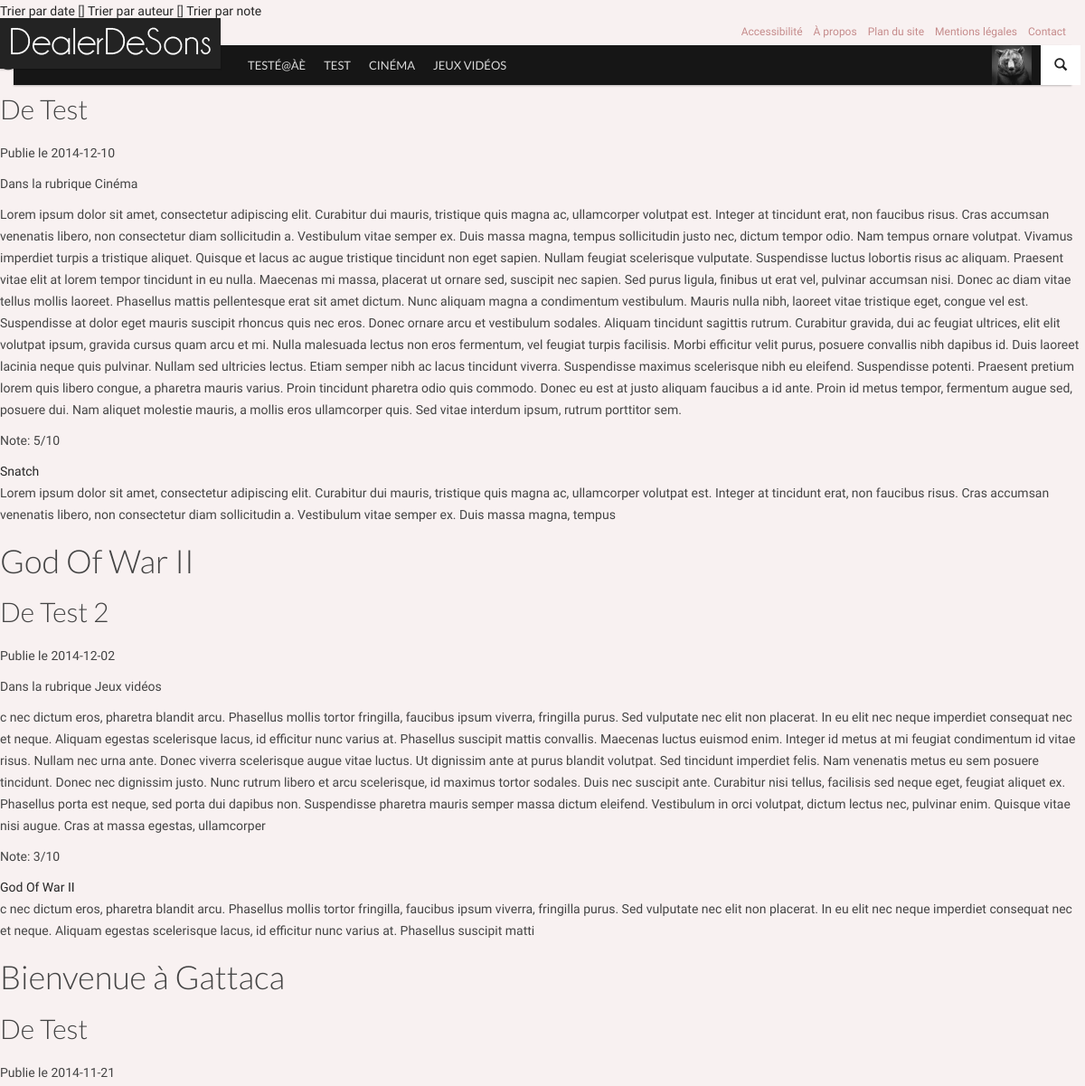
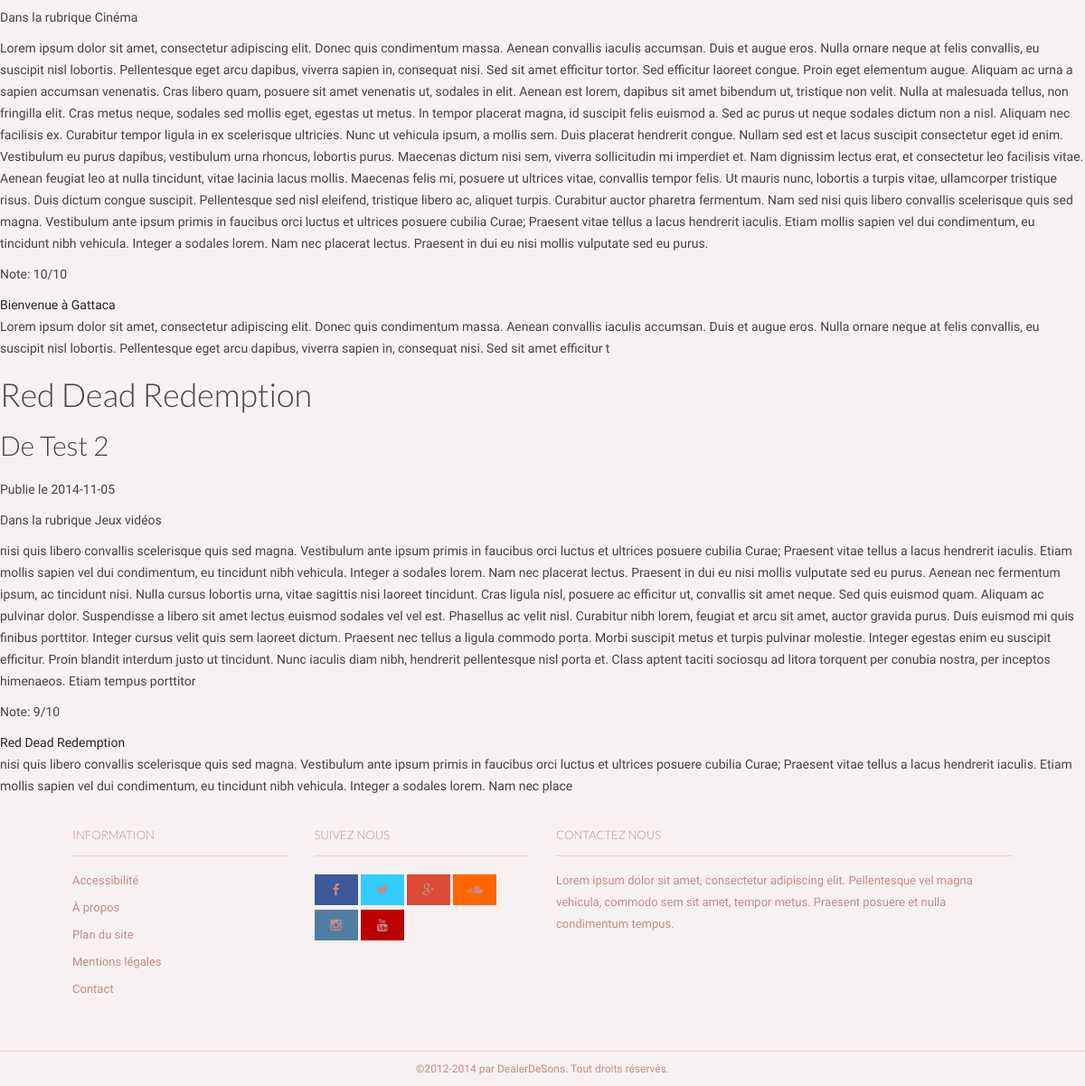
Screenshot of /index.php?page=articles with the database file from the repository (2 pictures, top to bottom).
### tables this page shows
CREATE TABLE `categories` (
`id_cat` int(11) NOT NULL,
  `nom_cat` text NOT NULL,
  `menu` bit(1) NOT NULL,
  `ordre` int(2) NOT NULL
);

CREATE TABLE `articles` (
`id_article` int(1) NOT NULL,
  `titre` text NOT NULL,
  `introduction` text NOT NULL,
  `contenu` text NOT NULL,
  `statut` tinyint(1) DEFAULT NULL,
  `en_avant` tinyint(1) NOT NULL,
  `date` date NOT NULL,
  `note` int(11) NOT NULL,
  `nbr_notes` int(11) NOT NULL,
  `id_user` int(11) NOT NULL
);

CREATE TABLE `utilisateurs` (
`id_user` int(11) unsigned NOT NULL,
  `nom_user` varchar(32) NOT NULL,
  `password` char(40) NOT NULL,
  `email` varchar(128) NOT NULL,
  `hash_validation` char(32) NOT NULL,
  `date_inscription` datetime NOT NULL,
  `avatar` varchar(128) NOT NULL DEFAULT '',
  `bio` text NOT NULL,
  `facebook` varchar(255) NOT NULL,
  `twitter` varchar(255) NOT NULL,
  `instagram` varchar(255) NOT NULL,
  `vimeo` varchar(255) NOT NULL,
  `tumblr` varchar(255) NOT NULL,
  `linkedin` varchar(255) NOT NULL,
  `soundcloud` varchar(255) NOT NULL,
  `youtube` varchar(255) NOT NULL
);

### inc/modeles/articles.php (called while the page is built, shortened)
<?php
function liste_categories($menu='', $by=''){
	global $myConnexion;
	$categories = array();
	$req_menu = '';
	$order_by = '';
	$limit = '';
	switch ($menu)
	{
	case 'menu':
        $req_menu = 'WHERE menu = 1';
    break;
	}
	switch ($by)
	{
    case 'decroissant':
        $order_by = 'ORDER BY ordre DESC';
    break;
	}
	$ajoutRequete = $req_menu.' '.$order_by.' '.$limit.'';
	$myRequete = 'SELECT *
					FROM categories
					'.$ajoutRequete;
	$req = mysqli_query($myConnexion,$myRequete);
        while ($data = mysqli_fetch_assoc($req))
        {
                $categories[] = $data;
        }
        return $categories;
}
function liste_articles($by='autre', $id_cat='', $id_user='', $limit=''){
	global $myConnexion;
	$articles = array();
	$by_user = null;
	$by_cat = null;
	switch ($by)
	{
    default:
        $order_by = '';
	}
	$ajoutRequete = $by_cat.' '.$by_user.' '.$order_by.' '.$limit.';';
	$myRequete = 'SELECT *
					FROM articles, utilisateurs, categories, articles_categories
					WHERE articles.id_user = utilisateurs.id_user
					AND articles.statut = "1"
					AND articles_categories.id_article = articles.id_article
					AND  articles_categories.id_cat = categories.id_cat
					'.$ajoutRequete;
	$req = mysqli_query($myConnexion,$myRequete);
        while ($data = mysqli_fetch_assoc($req))
        {
                $articles[] = $data;
        }
        return $articles;
}
?>

### inc/init.php (called while the page is built, shortened)
<?php
	include(dirname(__FILE__).'/modeles/articles.php');
	$categories_menu = liste_categories('menu', 'decroissant');
?>

### pages/vues/articles.php (the view)
<a href="index.php?page=articles&by=date">Trier par date</a> [] <a href="index.php?page=articles&by=auteur">Trier par auteur</a> [] <a href="index.php?page=articles&by=note">Trier par note</a>
<?php
foreach($articles as $data)
{
	?>
	<h1><?php echo $data['titre']; ?></h1>
						<h2>De <?php echo $data['nom_user']; ?></h2>
						<p>Publie le <?php echo $data['date']; ?></p>
						<p>Dans la rubrique <?php echo $data['nom_cat']; ?> </p>
						<p><?php echo $data['contenu']; ?></p>
						<p>Note: <?php echo $data['note']; ?>/10</p>
		<a href="index.php?page=articles&id=<?php echo $data['id_article'];?>"><?php echo $data['titre'];?></a>
			<br>
			<?php echo substr($data['contenu'],0,300);?>
	<?php
	}
?>

### pages/vues/header.php (shortened to what this page needs)
<!DOCTYPE html>
 <html class="no-js">
	<head>
		<link rel="stylesheet" href="vendor/bootstrap/css/bootstrap.min.css">
		<link rel="stylesheet" href="vendor/font-awesome/css/font-awesome.min.css">
		<link rel="stylesheet" href="vendor/prettyPhoto/css/prettyPhoto.css">
		<link rel="stylesheet" href="css/base.css">
		<link rel="stylesheet" href="css/components.css">
		<link rel="stylesheet" href="css/style.css">
		<link rel="stylesheet" href="css/modifs.css">
	</head>
	<body>
		<nav id="header" class="header-navbar" role="navigation">
			<div class="header-navbar-inner container">
				<div id="brand" class="navbar-brand">
					<a href="index.php" rel="bookmark">
						<img src="img/light-logo.png" data-src="img/light-logo.png" data-src-retina="img/logo-retina.png" width="244" height="56" alt="">
					</a>
				</div>
				<ul class="nav nav-pages hidden-xs">
					<li><a href="#">Accessibilité</a></li>
					<li><a href="#">À propos</a></li>
					<li><a href="#">Plan du site</a></li>
					<li><a href="#">Mentions légales</a></li>
					<li><a href="#">Contact</a></li>
				</ul>
				<ul class="nav nav-icons">
					<li>
						<a href="#" class="btn-icon" data-toggle=".header-navbar-inner" data-toggle-class="search-toggled-in">
							<span class="search-toggled-out-icon glyphicon glyphicon-search"></span>
						</a>
					</li>
				</ul>
				<ul class="nav navbar-nav">
					<li class="nav-all pull-right full-subnav-wrapper">
						<a href="#" data-toggle="li">
							<span class="img"><img src="img/Tests/avatar.jpg" alt="Avatar"></span>
						</a>
					</li>
<?php
foreach($categories_menu as $data)
{
?>
					<li class="visible-md visible-lg"><a href="index.php?page=categories&id=<?php echo $data['id_cat']; ?>"><?php echo $data['nom_cat']; ?></a></li>
<?php
}
?>
				</ul>
			</div>
		</nav>

### css/base.css (style rules this page uses)
html,body { height:100% }
body { font-family:'Droid Sans',sans-serif;font-size:14px;line-height:24px }
h1,h2,h3,h4,h5,h6 { font-family:'Lato',sans-serif;font-weight:300;margin-bottom:20px }
img { max-width:100% }
.header-navbar { position:absolute;z-index:1000;width:100%;margin-top:50px;height:44px;line-height:44px;-webkit-border-radius:0;-moz-border-radius:0;-o-border-radius:0;border-radius:0;-moz-background-clip:padding;-webkit-background-clip:padding-box;-o-background-clip:padding-box;background-clip:padding-box;border:0;min-height:inherit;-webkit-transition:all .2s linear;-moz-transition:all .2s linear;-ms-transition:all .2s linear;-o-transition:all .2s linear;font-family:'Lato',sans-serif }
.header-navbar .header-navbar-inner { position:relative;padding:0;height:44px }
.header-navbar .btn-icon { padding:0;margin:0;line-height:44px;height:44px;width:44px;border:0;background-color:transparent }
.header-navbar .navbar-brand { margin:0 5px 0 0;padding:0;width:244px;height:44px;-webkit-transition:all .2s linear;-moz-transition:all .2s linear;-ms-transition:all .2s linear;-o-transition:all .2s linear;border-right:1px solid transparent }
.header-navbar .navbar-brand a { position:relative;top:-30px;left:-15px;display:block;width:244px;height:56px;-webkit-transition:all .2s linear;-moz-transition:all .2s linear;-ms-transition:all .2s linear;-o-transition:all .2s linear }
.header-navbar .navbar-brand a img { vertical-align:top;position:relative;height:auto }
.header-navbar .nav-pages { position:absolute;right:0;top:-30px;line-height:30px }
.header-navbar .nav-pages>li { float:left;font-size:12px }
.header-navbar .nav-pages>li>a { font-family:'Droid Sans',sans-serif;padding:0 6px }
.header-navbar .nav-pages>li>a,.header-navbar .nav-pages>li.active>a { background-color:transparent }
.header-navbar .nav-icons { position:relative;height:44px;width:44px;float:right;margin-right:-10px }
.header-navbar .nav-icons>li { width:44px;height:44px }
.header-navbar .nav-icons>li>a { padding:0;line-height:44px;width:44px;text-align:center }
.header-navbar .nav-icons .search-toggled-out-icon { display:inline-block;zoom:1;*display:inline }
.nav.navbar-nav { height:44px;line-height:44px;float:none;display:block;width:auto;font-size:13px }
.nav.navbar-nav>li { height:44px;line-height:44px }
.nav.navbar-nav>li.nav-all { border-left:transparent 1px solid }
.nav.navbar-nav>li.nav-all>a { line-height:44px;height:44px }
.nav.navbar-nav>li>a { padding:0 10px;line-height:44px;height:44px;text-transform:uppercase }
.nav.navbar-nav li.full-subnav-wrapper { position:static }
@media (min-width: 769px) { .nav.navbar-nav>li { display:none } }
@media (min-width: 769px) { .nav.navbar-nav>li:nth-child(1),.nav.navbar-nav>li:nth-child(2),.nav.navbar-nav>li:nth-child(3) { display:block } }
@media (min-width: 899px) { .nav.navbar-nav>li:nth-child(4) { display:block } }
@media (min-width: 992px) { .nav.navbar-nav>li:nth-child(5) { display:block } }
@media (min-width: 1150px) { .nav.navbar-nav>li:nth-child(6) { display:block } }
@media (min-width: 1200px) { .container { max-width:1170px } }

### css/style.css (style rules this page uses)
body { background-color:#f8f1f1;color:#444 }
a { color:#262626 }
.header-navbar .header-navbar-inner { background-color:#161616;-webkit-box-shadow:0 1px 2px 0 rgba(0,0,0,.25);-moz-box-shadow:0 1px 2px 0 rgba(0,0,0,.25);box-shadow:0 1px 2px 0 rgba(0,0,0,.25) }
.header-navbar .header-navbar-inner:after { border-left-color:#111 }
.header-navbar .header-navbar-inner .btn-icon { color:#232323;background-color:#fff }
.header-navbar .navbar-brand a { background-color:#232323;-webkit-box-shadow:0 1px 2px 0 rgba(0,0,0,.25);-moz-box-shadow:0 1px 2px 0 rgba(0,0,0,.25);box-shadow:0 1px 2px 0 rgba(0,0,0,.25) }
.header-navbar .navbar-brand a:after { border-right-color:#1b1b1b }
.header-navbar { color:#d9d9d9 }
.header-navbar a { color:#d9d9d9 }
.header-navbar .nav-pages a { color:#c58b8b }

### css/modifs.css (style rules this page uses)
.nav.navbar-nav > li.nav-all .img img { margin: 0; width: 44px; height: 44px; border: #ffffff; vertical-align: initial; }
.container { padding-right: 50px; padding-left: 50px; }

### rows the page displays
categories: nom_cat "TESTÉ@ÀÈ"
categories: nom_cat "TEST"
categories: nom_cat "CINÉMA"
categories: nom_cat "JEUX VIDÉOS"
articles: id_user.nom_user "Test", date "2014-12-10", categories.nom_cat "Cinéma", contenu "Lorem ipsum dolor sit amet, consectetur adipiscing elit. Curabitur dui mauris, tristique quis magna ac, ullamcorper volutpat est. Integer at tincidunt erat, non faucibus risus. Cras accumsan venenatis libero, non consectetur diam sollicitudin a. Vestibulum vitae semper ex. Duis massa magna, tempus sollicitudin justo nec, dictum tempor odio. Nam tempus ornare volutpat. Vivamus imperdiet turpis a tristique aliquet. Quisque et lacus ac augue tristique tincidunt non eget sapien. Nullam feugiat scelerisque vulputate. Suspendisse luctus lobortis risus ac aliquam. Praesent vitae elit at lorem tempor tincidunt in eu nulla. Maecenas mi massa, placerat ut ornare sed, suscipit nec sapien. Sed purus…", note "5", titre "Snatch", contenu "Lorem ipsum dolor sit amet, consectetur adipiscing elit. Curabitur dui mauris, tristique quis magna ac, ullamcorper volutpat est. Integer at tincidunt erat, non faucibus risus. Cras accumsan venenatis libero, non consectetur diam sollicitudin a. Vestibulum vitae semper ex. Duis massa magna, tempus"
articles: titre "God Of War II", id_user.nom_user "Test 2", date "2014-12-02", categories.nom_cat "Jeux vidéos", contenu "c nec dictum eros, pharetra blandit arcu. Phasellus mollis tortor fringilla, faucibus ipsum viverra, fringilla purus. Sed vulputate nec elit non placerat. In eu elit nec neque imperdiet consequat nec et neque. Aliquam egestas scelerisque lacus, id efficitur nunc varius at. Phasellus suscipit mattis convallis. Maecenas luctus euismod enim. Integer id metus at mi feugiat condimentum id vitae risus. Nullam nec urna ante. Donec viverra scelerisque augue vitae luctus. Ut dignissim ante at purus blandit volutpat. Sed tincidunt imperdiet felis. Nam venenatis metus eu sem posuere tincidunt. Donec nec dignissim justo. Nunc rutrum libero et arcu scelerisque, id maximus tortor sodales. Duis nec…", note "3", contenu "c nec dictum eros, pharetra blandit arcu. Phasellus mollis tortor fringilla, faucibus ipsum viverra, fringilla purus. Sed vulputate nec elit non placerat. In eu elit nec neque imperdiet consequat nec et neque. Aliquam egestas scelerisque lacus, id efficitur nunc varius at. Phasellus suscipit matti"
articles: titre "Bienvenue à Gattaca", id_user.nom_user "Test", date "2014-11-21", categories.nom_cat "Cinéma", contenu "Lorem ipsum dolor sit amet, consectetur adipiscing elit. Donec quis condimentum massa. Aenean convallis iaculis accumsan. Duis et augue eros. Nulla ornare neque at felis convallis, eu suscipit nisl lobortis. Pellentesque eget arcu dapibus, viverra sapien in, consequat nisi. Sed sit amet efficitur tortor. Sed efficitur laoreet congue. Proin eget elementum augue. Aliquam ac urna a sapien accumsan venenatis. Cras libero quam, posuere sit amet venenatis ut, sodales in elit. Aenean est lorem, dapibus sit amet bibendum ut, tristique non velit. Nulla at malesuada tellus, non fringilla elit. Cras metus neque, sodales sed mollis eget, egestas ut metus. In tempor placerat magna, id suscipit felis…", note "10", contenu "Lorem ipsum dolor sit amet, consectetur adipiscing elit. Donec quis condimentum massa. Aenean convallis iaculis accumsan. Duis et augue eros. Nulla ornare neque at felis convallis, eu suscipit nisl lobortis. Pellentesque eget arcu dapibus, viverra sapien in, consequat nisi. Sed sit amet efficitur t"
articles: titre "Red Dead Redemption", id_user.nom_user "Test 2", date "2014-11-05", categories.nom_cat "Jeux vidéos", contenu "nisi quis libero convallis scelerisque quis sed magna. Vestibulum ante ipsum primis in faucibus orci luctus et ultrices posuere cubilia Curae; Praesent vitae tellus a lacus hendrerit iaculis. Etiam mollis sapien vel dui condimentum, eu tincidunt nibh vehicula. Integer a sodales lorem. Nam nec placerat lectus. Praesent in dui eu nisi mollis vulputate sed eu purus. Aenean nec fermentum ipsum, ac tincidunt nisi. Nulla cursus lobortis urna, vitae sagittis nisi laoreet tincidunt. Cras ligula nisl, posuere ac efficitur ut, convallis sit amet neque. Sed quis euismod quam. Aliquam ac pulvinar dolor. Suspendisse a libero sit amet lectus euismod sodales vel vel est. Phasellus ac velit nisl. Curabitur…", note "9", contenu "nisi quis libero convallis scelerisque quis sed magna. Vestibulum ante ipsum primis in faucibus orci luctus et ultrices posuere cubilia Curae; Praesent vitae tellus a lacus hendrerit iaculis. Etiam mollis sapien vel dui condimentum, eu tincidunt nibh vehicula. Integer a sodales lorem. Nam nec place"
